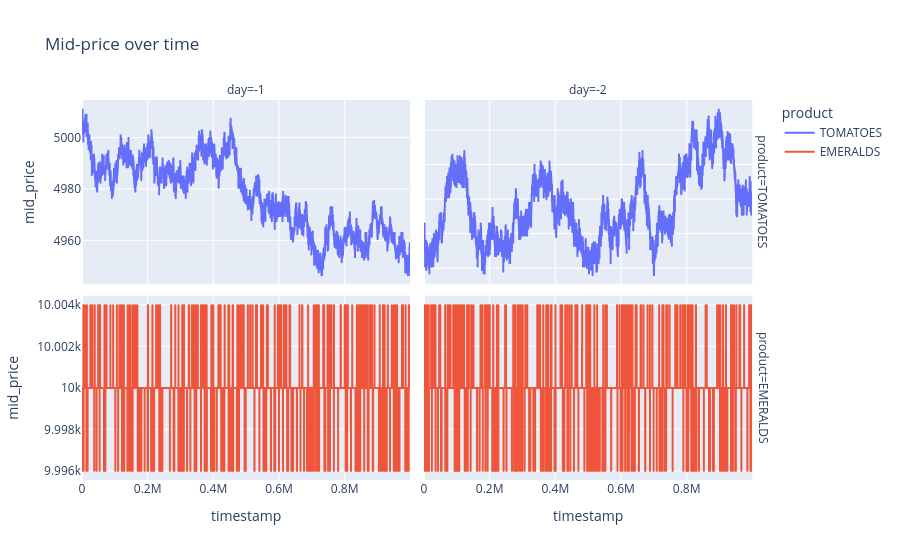

The cell this chart's notebook holds for it:
### Code cell
import plotly.express as px

fig = px.line(prices, x="timestamp", y="mid_price", color="product",
              facet_row="product", facet_col="day",
              title="Mid-price over time")
fig.update_yaxes(matches=None)
fig.show()

### Figure 1 — Plotly figure (JSON) as saved in the notebook; plotly's stock layout.template omitted (floating-point values rounded to 4 significant figures; data arrays with more than 128 entries replaced by an {"elided": "..."} marker saying what was removed)
{"data": [{"hovertemplate": "product=TOMATOES<br>day=-1<br>timestamp=%{x}<br>mid_price=%{y}<extra></extra>", "legendgroup": "TOMATOES", "line": {"color": "#636efa", "dash": "solid"}, "marker": {"symbol": "circle"}, "mode": "lines", "name": "TOMATOES", "showlegend": true, "type": "scattergl", "x": {"elided": "10000 int values"}, "xaxis": "x3", "y": {"elided": "10000 float values"}, "yaxis": "y3"}, {"hovertemplate": "product=TOMATOES<br>day=-2<br>timestamp=%{x}<br>mid_price=%{y}<extra></extra>", "legendgroup": "TOMATOES", "line": {"color": "#636efa", "dash": "solid"}, "marker": {"symbol": "circle"}, "mode": "lines", "name": "TOMATOES", "showlegend": false, "type": "scattergl", "x": {"elided": "10000 int values"}, "xaxis": "x4", "y": {"elided": "10000 float values"}, "yaxis": "y4"}, {"hovertemplate": "product=EMERALDS<br>day=-1<br>timestamp=%{x}<br>mid_price=%{y}<extra></extra>", "legendgroup": "EMERALDS", "line": {"color": "#EF553B", "dash": "solid"}, "marker": {"symbol": "circle"}, "mode": "lines", "name": "EMERALDS", "showlegend": true, "type": "scattergl", "x": {"elided": "10000 int values"}, "xaxis": "x", "y": {"elided": "10000 float values"}, "yaxis": "y"}, {"hovertemplate": "product=EMERALDS<br>day=-2<br>timestamp=%{x}<br>mid_price=%{y}<extra></extra>", "legendgroup": "EMERALDS", "line": {"color": "#EF553B", "dash": "solid"}, "marker": {"symbol": "circle"}, "mode": "lines", "name": "EMERALDS", "showlegend": false, "type": "scattergl", "x": {"elided": "10000 int values"}, "xaxis": "x2", "y": {"elided": "10000 float values"}, "yaxis": "y2"}], "layout": {"annotations": [{"font": {}, "showarrow": false, "text": "day=-1", "x": 0.24, "xanchor": "center", "xref": "paper", "y": 1, "yanchor": "bottom", "yref": "paper"}, {"font": {}, "showarrow": false, "text": "day=-2", "x": 0.74, "xanchor": "center", "xref": "paper", "y": 1, "yanchor": "bottom", "yref": "paper"}, {"font": {}, "showarrow": false, "text": "product=EMERALDS", "textangle": 90, "x": 0.98, "xanchor": "left", "xref": "paper", "y": 0.2425, "yanchor": "middle", "yref": "paper"}, {"font": {}, "showarrow": false, "text": "product=TOMATOES", "textangle": 90, "x": 0.98, "xanchor": "left", "xref": "paper", "y": 0.7575, "yanchor": "middle", "yref": "paper"}], "legend": {"title": {"text": "product"}, "tracegroupgap": 0}, "title": {"text": "Mid-price over time"}, "xaxis": {"anchor": "y", "domain": [0, 0.48], "title": {"text": "timestamp"}}, "xaxis2": {"anchor": "y2", "domain": [0.5, 0.98], "matches": "x", "title": {"text": "timestamp"}}, "xaxis3": {"anchor": "y3", "domain": [0, 0.48], "matches": "x", "showticklabels": false}, "xaxis4": {"anchor": "y4", "domain": [0.5, 0.98], "matches": "x", "showticklabels": false}, "yaxis": {"anchor": "x", "domain": [0, 0.485], "title": {"text": "mid_price"}}, "yaxis2": {"anchor": "x2", "domain": [0, 0.485], "showticklabels": false}, "yaxis3": {"anchor": "x3", "domain": [0.515, 1], "title": {"text": "mid_price"}}, "yaxis4": {"anchor": "x4", "domain": [0.515, 1], "showticklabels": false}}}
